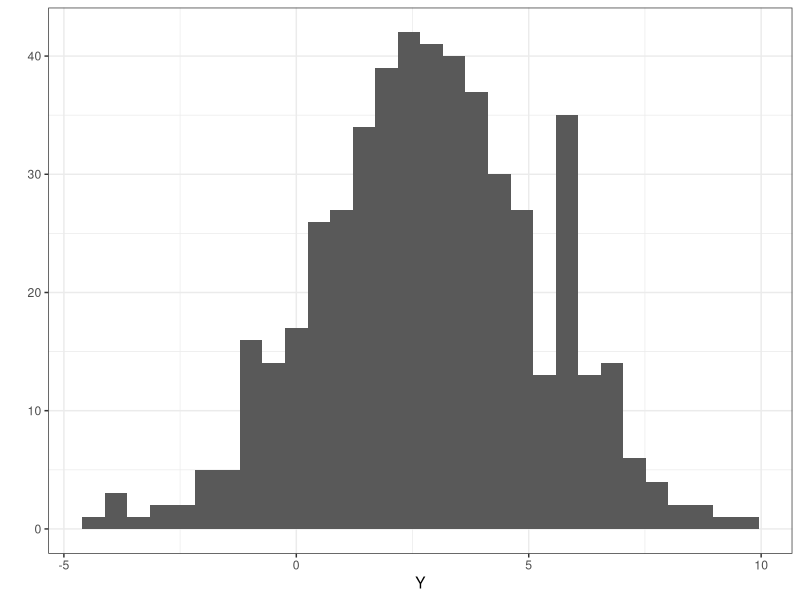
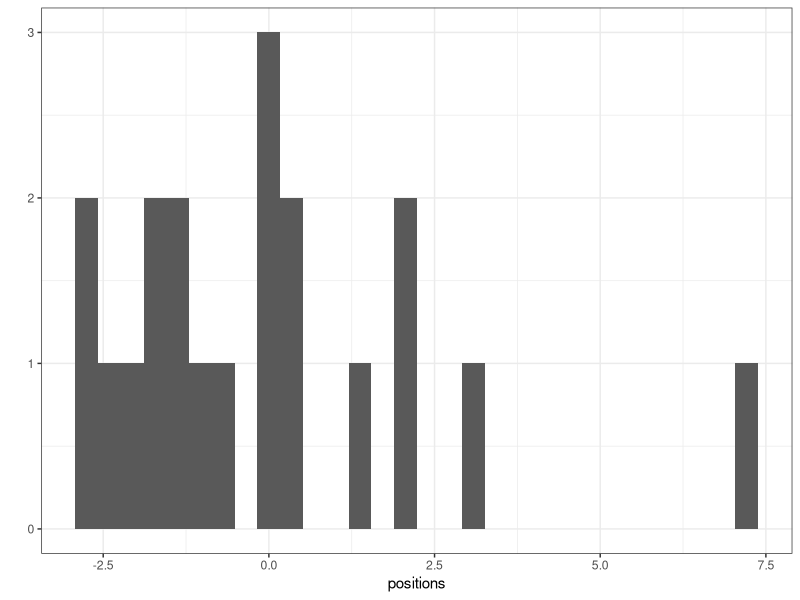
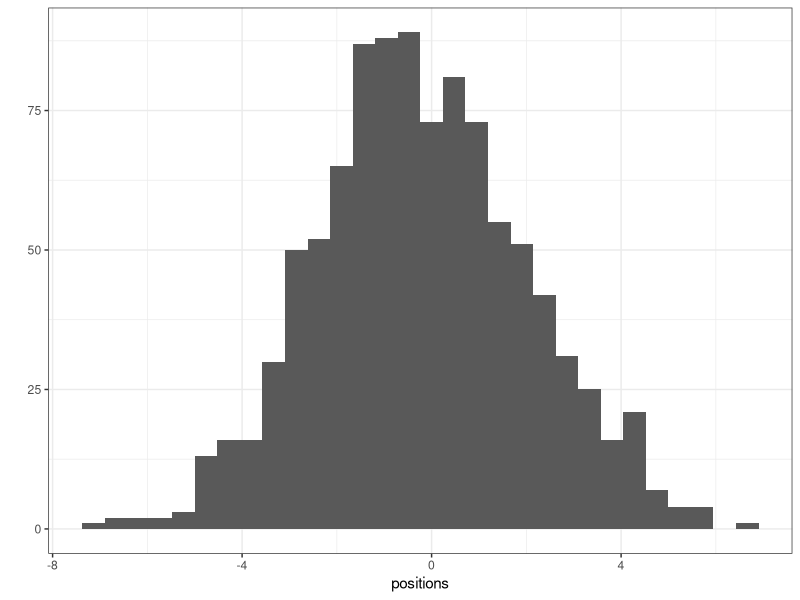
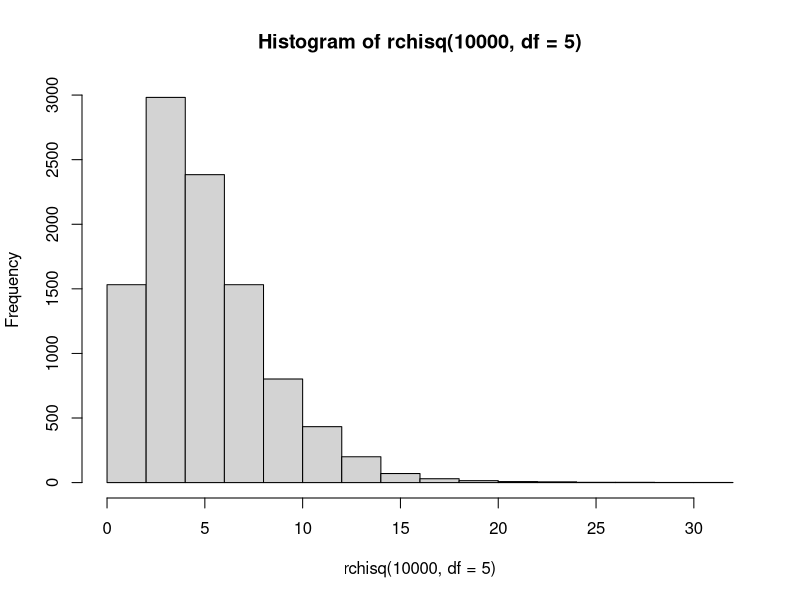
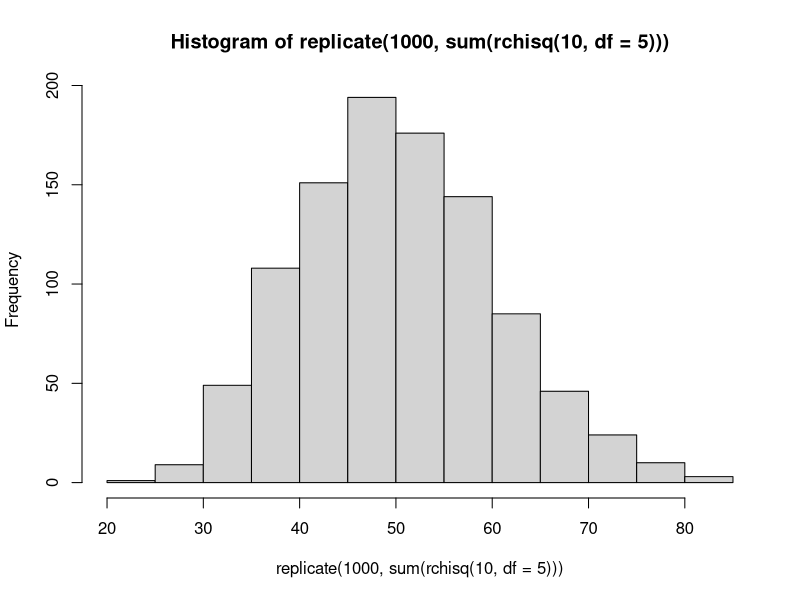
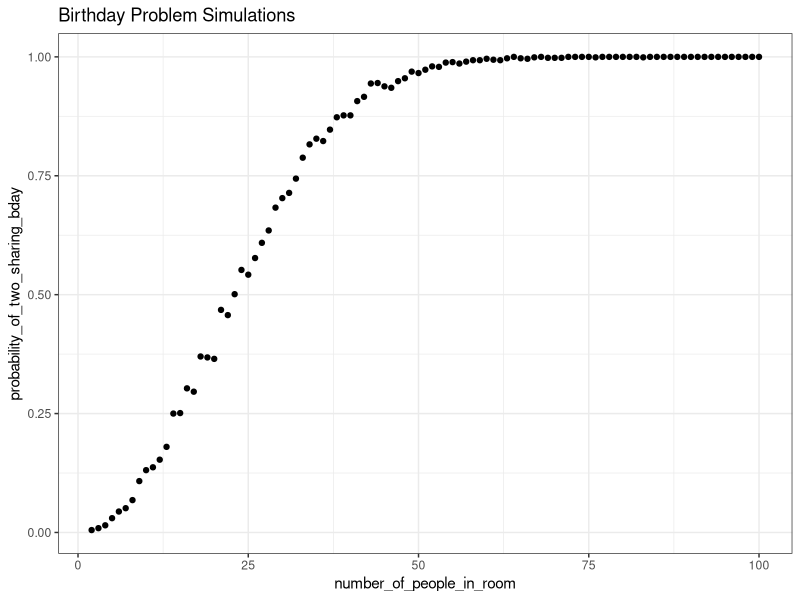

The R source for these figures, in order: (Note: this script raises an error after producing the figures.)
## ---- chunk 1
# DGP for OLS
library(ggplot2)
n <- 500
X1 <- rnorm(n)
X2 <- rnorm(n)
b0 <- 3
b1 <- -2
b2 <- 0.5
Y <- b0 + b1*X1 + b2*X2 + rnorm(n)
qplot(Y, geom = "histogram") + theme_bw()

## ---- chunk 2
sum(runif(16, -1, 1))
## ---- chunk 3
library(ggplot2)
positions <- replicate(20, sum(runif(16, -1, 1)))
qplot(positions, geom = "histogram") + theme_bw()
## ---- chunk 4
library(ggplot2)
positions <- replicate(1000, sum(runif(16, -1, 1)))
qplot(positions, geom = "histogram") + theme_bw()
## ---- chunk 5
hist(rchisq(10000, df = 5))
hist(replicate(1000, sum(rchisq(10, df = 5))))
## ---- chunk 6
library(ggplot2)
library(data.table)
birthday_problem <- function(npeople,  
  seed = sample.int(.Machine$integer.max, 1))
{
  days <- seq(1, 365, 1)
  room <- sample(days, npeople, replace = TRUE)
  ifelse(length(unique(room)) < npeople, 1, 0)
}
#birthday_problem(npeople = 24)

simulate_birthday_problem <- function(nsims, npeople)
{
  sum(replicate(nsims, birthday_problem(npeople = npeople)))/nsims
}
simulate_birthday_problem(nsims = 1000, npeople = 24)
## ---- chunk 7
bday_probs <- sapply(seq(2, 100, 1), simulate_birthday_problem, nsims = 1000)
plot_data <- data.table(number_of_people_in_room = seq(2, 100, 1),
  probability_of_two_sharing_bday = bday_probs)
ggplot(plot_data, aes(x = number_of_people_in_room, 
  y = probability_of_two_sharing_bday)) +
  geom_point() + theme_bw() +
  ggtitle("Birthday Problem Simulations")
## ---- chunk 8
test_ols <- function(n, b0, b1, b2, seed = 
  sample(.Machine$integer.max, 1))
{
  x1 <- rnorm(n)
  x2 <- rnorm(n)
  y <- b0 + b1 * x1 + b2 * x2 + rnorm(n, 0, 1)
  coef(lm(y ~ x1 + x2))
}
test_ols(n = 100, b0 = 3, b1 = -2, b2 = 0.5)
simulations <- t(replicate(1000, test_ols(n = 1000, b0 = 3, b1 = -2, b2 = 0.5)))
plot_data <- melt(simulations)
real_answer_data <- data.frame(v1 = c(3, -2, 0.5), 
  Var2 = levels(plot_data$Var2))
ggplot(plot_data, aes(value)) + geom_histogram() + 
  facet_grid(~ Var2, scales = "free") +
  geom_vline(aes(xintercept = v1), data = real_answer_data) + theme_bw()

